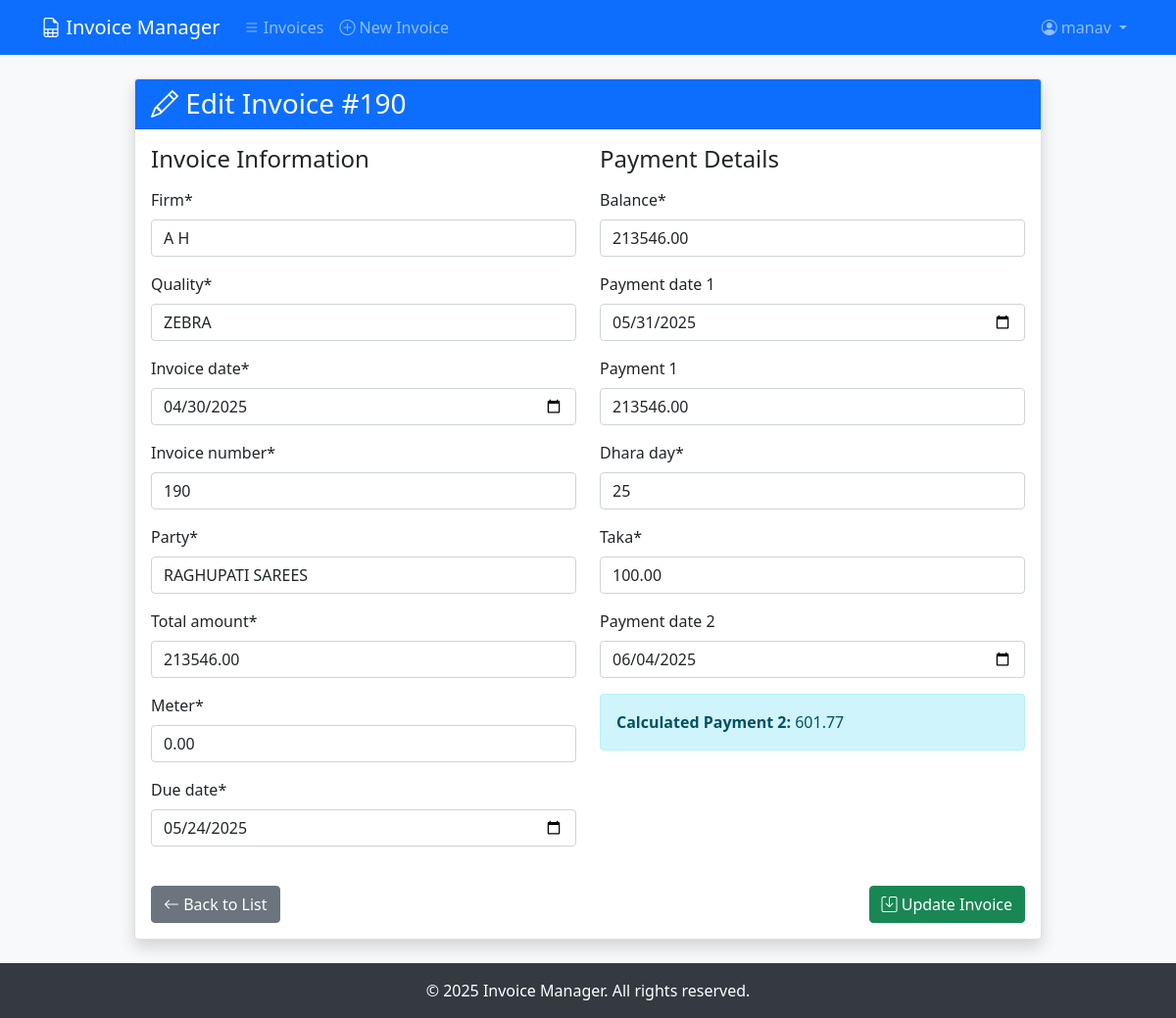
Screenshot of /invoice/14/update/ (signed in) with the database file from the repository.
### Recorder/models.py (models this page shows, shortened)
class Invoice(models.Model):
    user = models.ForeignKey(User, on_delete=models.CASCADE, related_name='invoices')
    firm = models.CharField(max_length=255)
    quality = models.CharField(max_length=255)
    invoice_date = models.DateField()
    invoice_number = models.CharField(max_length=100)
    party = models.CharField(max_length=255)
    meter = models.DecimalField(max_digits=10, decimal_places=2, default=0.00)
    total_amount = models.DecimalField(max_digits=15, decimal_places=2)
    due_date = models.DateField()
    balance = models.DecimalField(max_digits=10, decimal_places=2)
    payment_date_1 = models.DateField(null=True, blank=True)
    payment_1 = models.DecimalField(max_digits=15, decimal_places=2, null=True, blank=True)
    dhara_day = models.IntegerField()
    taka = models.DecimalField(max_digits=15, decimal_places=2)
    payment_date_2 = models.DateField(null=True, blank=True)
    payment_2 = models.DecimalField(max_digits=15, decimal_places=2, null=True, blank=True)
    settled_payment_2 = models.BooleanField(default=False)
    created_at = models.DateTimeField(auto_now_add=True)
    updated_at = models.DateTimeField(auto_now=True)
    class Meta:
        ordering = ['-created_at']

### Recorder/views.py (the view)
# urls.py: path('invoice/<int:pk>/update/', views.invoice_update, name='invoice_update'),
@login_required(login_url='Recorder:login')
def invoice_update(request, pk):
    invoice = get_object_or_404(Invoice, pk=pk, user=request.user)
    if request.method == 'POST':
        form = InvoiceForm(request.POST, instance=invoice)
        if form.is_valid():
            invoice = form.save(commit=False)
            invoice.payment_2 = invoice.calculate_payment_2()
            invoice.save()
            messages.success(request, 'Invoice updated successfully!')
            return redirect('Recorder:invoice_list')
    else:
        form = InvoiceForm(instance=invoice)
    context = {'form': form, 'is_create': False, 'invoice': invoice}
    return render(request, 'Recorder/invoice_form.html', context)

### Recorder/templates/Recorder/invoice_form.html (shortened to what this page needs)
{% extends 'base.html' %}
{% load crispy_forms_tags %}
{% block content %}
<div class="container py-4">
    <div class="row justify-content-center">
        <div class="col-lg-10">
            <div class="card shadow">
                <div class="card-header bg-primary text-white">
                    <h3 class="mb-0">
                        {% if is_create %}
                            <i class="bi bi-plus-circle"></i> Create New Invoice
                        {% else %}
                            <i class="bi bi-pencil"></i> Edit Invoice #{{ invoice.invoice_number }}
                        {% endif %}
                    </h3>
                </div>
                <div class="card-body">
                    <form method="post" novalidate>
                        <div class="row">
                            <div class="col-md-6">
                                <h4 class="mb-3">Invoice Information</h4>
                                {{ form.firm|as_crispy_field }}
                                {{ form.quality|as_crispy_field }}
                                {{ form.invoice_date|as_crispy_field }}
                                {{ form.invoice_number|as_crispy_field }}
                                {{ form.party|as_crispy_field }}
                                {{ form.total_amount|as_crispy_field }}
                                {{ form.meter|as_crispy_field }}
                                {{ form.due_date|as_crispy_field }}
                            </div>
                            <div class="col-md-6">
                                <h4 class="mb-3">Payment Details</h4>
                                {{ form.balance|as_crispy_field }}
                                {{ form.payment_date_1|as_crispy_field }}
                                {{ form.payment_1|as_crispy_field }}
                                {{ form.dhara_day|as_crispy_field }}
                                {{ form.taka|as_crispy_field }}
                                {{ form.payment_date_2|as_crispy_field }}
                                <div id="payment2-preview" class="alert alert-info {% if not is_create %}d-block{% else %}d-none{% endif %}">
                                    <strong>Calculated Payment 2:</strong>
                                    <span id="payment2-value">
                                        {% if not is_create %}
                                            {{ invoice.payment_2 }}
                                        {% endif %}
                                    </span>
                                </div>
                            </div>
                        </div>
                        <div class="d-flex justify-content-between mt-4">
                            <a href="{% url 'Recorder:invoice_list' %}" class="btn btn-secondary">
                                <i class="bi bi-arrow-left"></i> Back to List
                            </a>
                            <div>
                                <button type="submit" class="btn btn-success">
                                    <i class="bi bi-save"></i> {% if is_create %}Create{% else %}Update{% endif %} Invoice
                                </button>
                            </div>
                        </div>
                    </form>
                </div>
            </div>
        </div>
    </div>
</div>
{% endblock %}

### templates/base.html (shortened to what this page needs)
<!DOCTYPE html>
<html lang="en">
<head>
    <link href="https://cdn.jsdelivr.net/npm/bootstrap@5.1.3/dist/css/bootstrap.min.css" rel="stylesheet">
    <link href="https://cdn.jsdelivr.net/npm/bootstrap-icons@1.7.2/font/bootstrap-icons.css" rel="stylesheet">
</head>
<body>
    <nav class="navbar navbar-expand-lg navbar-dark bg-primary">
        <div class="container">
            <a class="navbar-brand" href="{% url 'Recorder:invoice_list' %}">
                <i class="bi bi-file-earmark-spreadsheet"></i> Invoice Manager
            </a>
            <div class="collapse navbar-collapse" id="navbarNav">
                <ul class="navbar-nav me-auto">
                    {% if user.is_authenticated %}
                    <li class="nav-item">
                        <a class="nav-link" href="{% url 'Recorder:invoice_list' %}">
                            <i class="bi bi-list"></i> Invoices
                        </a>
                    </li>
                    <li class="nav-item">
                        <a class="nav-link" href="{% url 'Recorder:invoice_create' %}">
                            <i class="bi bi-plus-circle"></i> New Invoice
                        </a>
                    </li>
                    {% endif %}
                </ul>
                <ul class="navbar-nav">
                    {% if user.is_authenticated %}
                    <li class="nav-item dropdown">
                        <a class="nav-link dropdown-toggle" href="#" id="userDropdown" role="button" data-bs-toggle="dropdown">
                            <i class="bi bi-person-circle"></i> {{ user.get_full_name|default:user.username }}
                        </a>
                    </li>
                    {% endif %}
                </ul>
            </div>
        </div>
    </nav>
    {% block content %}{% endblock %}
    <footer class="footer mt-auto py-3">
        <div class="container text-center">
            <p class="mb-0">&copy; {% now "Y" %} Invoice Manager. All rights reserved.</p>
        </div>
    </footer>
</body>
</html>

### templates/base.html (style rules this page uses)
body { background-color: #f8f9fa; }
.navbar { background-color: #343a40; }
.footer { background-color: #343a40; color: white; padding: 1rem 0; margin-top: 2rem; margin-bottom: 0rem; }
.alert { margin-top: 1rem; }

### rows the page displays
Invoice: invoice_number "190", firm "A H", quality "ZEBRA", invoice_date "04/30/2025", party "RAGHUPATI SAREES", total_amount "213546.00", meter "0.00", due_date "05/24/2025", balance "213546.00", payment_date_1 "05/31/2025", payment_1 "213546.00", dhara_day "25", taka "100.00", payment_date_2 "06/04/2025", payment_2 "601.77"

### other values shown
{{ user.get_full_name|default:user.username }} "manav"
